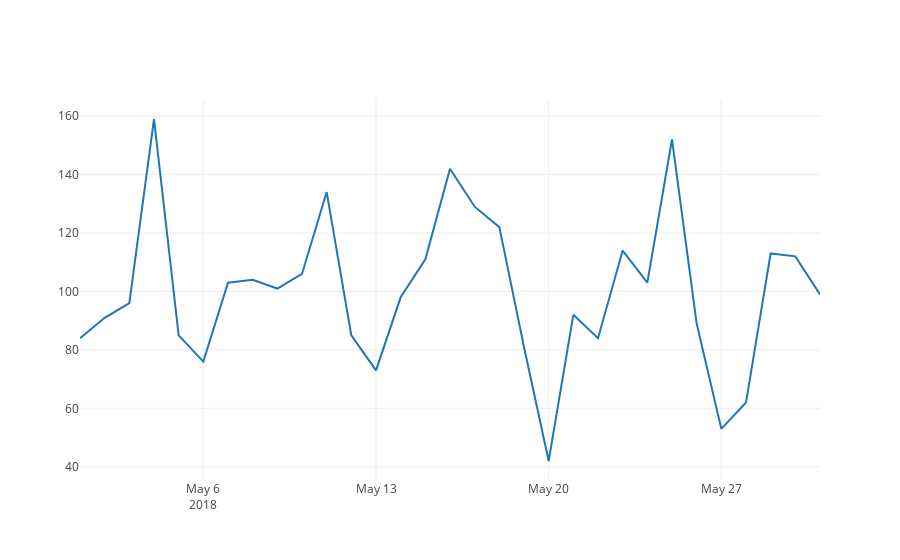

Write notebook code for a chart like this one.
### Code cell
data = [trace10]
layout = go.Layout()

fig = go.Figure(data=data)
py.offline.iplot(fig)

### Figure 1 — Plotly figure (JSON) as saved in the notebook; plotly's stock layout.template omitted (floating-point values rounded to 4 significant figures)
{"data": [{"name": "Accidents by Date in May", "type": "scatter", "uid": "3db8513f-42fb-4717-b5f3-a1331d56570f", "x": ["2018-05-01", "2018-05-02", "2018-05-03", "2018-05-04", "2018-05-05", "2018-05-06", "2018-05-07", "2018-05-08", "2018-05-09", "2018-05-10", "2018-05-11", "2018-05-12", "2018-05-13", "2018-05-14", "2018-05-15", "2018-05-16", "2018-05-17", "2018-05-18", "2018-05-19", "2018-05-20", "2018-05-21", "2018-05-22", "2018-05-23", "2018-05-24", "2018-05-25", "2018-05-26", "2018-05-27", "2018-05-28", "2018-05-29", "2018-05-30", "2018-05-31"], "y": [84, 91, 96, 159, 85, 76, 103, 104, 101, 106, 134, 85, 73, 98, 111, 142, 129, 122, 81, 42, 92, 84, 114, 103, 152, 89, 53, 62, 113, 112, 99]}], "layout": {}}
